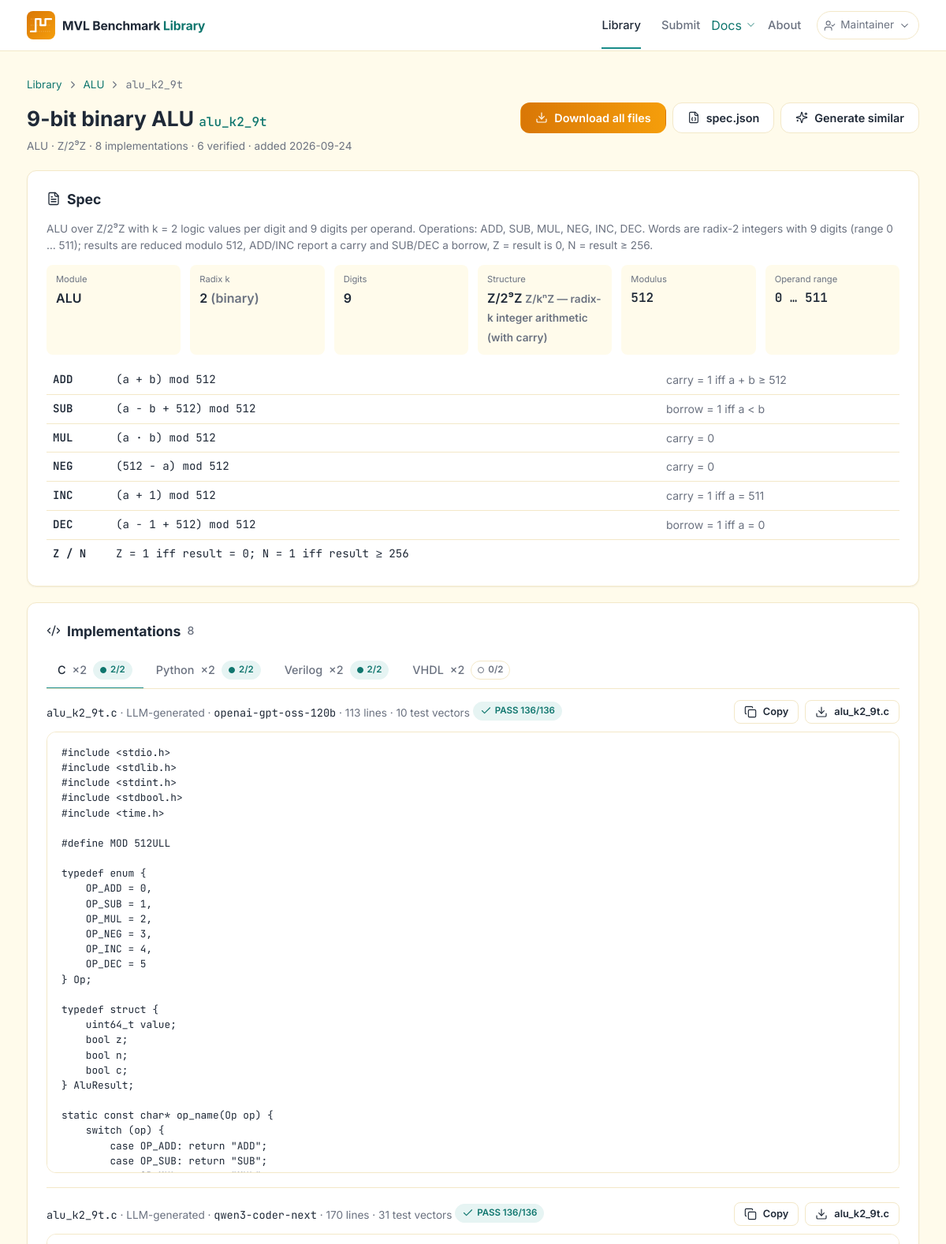
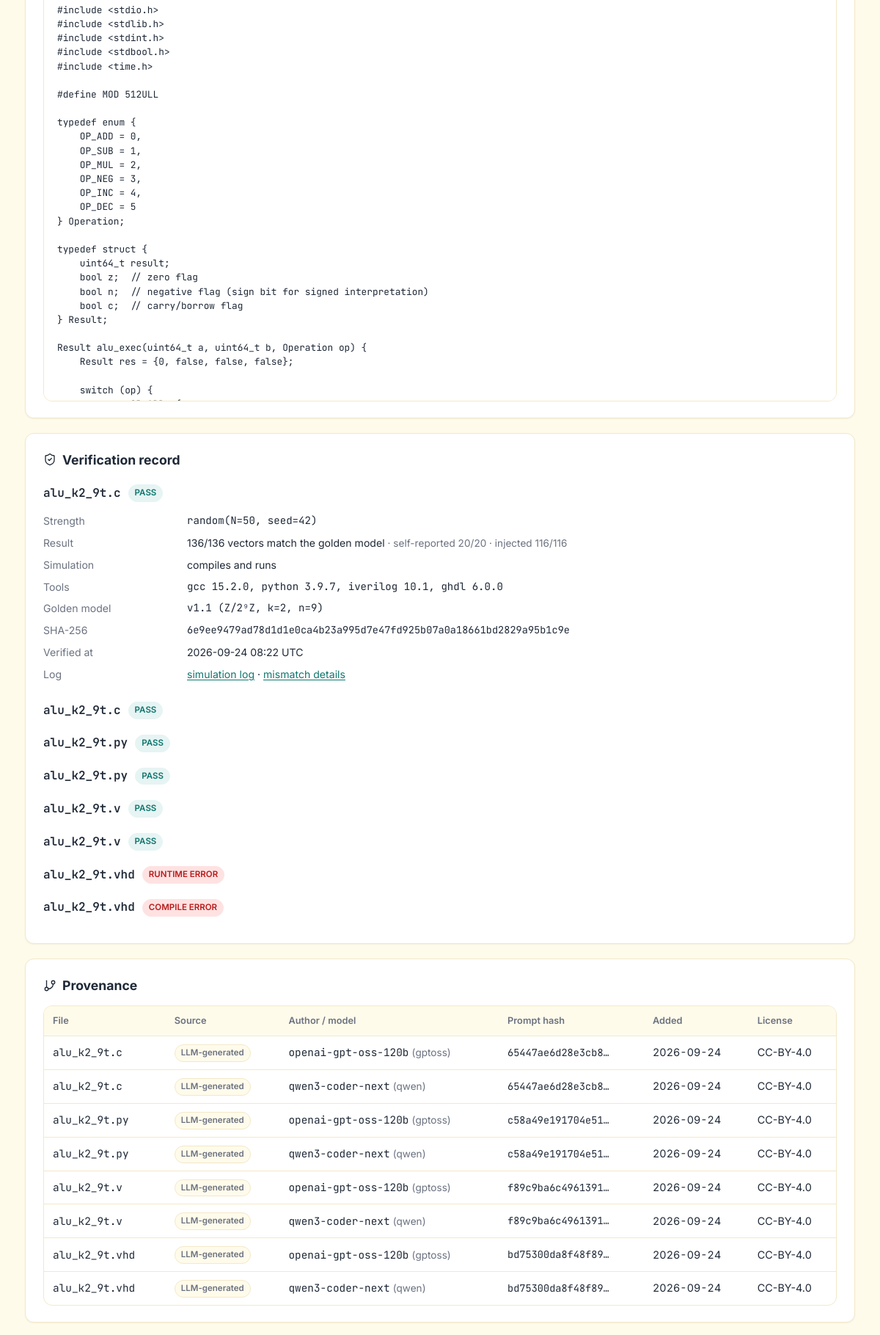
The page /benchmark/alu_k2_9t (signed in, upper part) on the database its author committed (2 pictures, top to bottom).
### src/library/models.py (models this page shows, shortened)
class Benchmark(Base):
    __tablename__ = 'benchmarks'
    id = Column(Integer, primary_key=True)
    slug = Column(String(64), unique=True, nullable=False, index=True)   # alu_k3_8t
    module_type = Column(String(32), nullable=False, index=True)
    k_value = Column(Integer, nullable=False, index=True)
    bitwidth = Column(Integer, nullable=False, index=True)
    logic_type = Column(String(64), nullable=False)                       # "GF(3)", "GF(2^2)", "mod 6"
    logic_family = Column(String(16), nullable=False, index=True)         # gf-prime / gf-ext / ring
    mod_value = Column(BigInteger, nullable=False)
    operations = Column(JSON, nullable=False, default=list)
    params = Column(JSON, nullable=False, default=dict)
    title = Column(String(160), nullable=False)
    description = Column(Text, nullable=False, default='')
    status = Column(String(16), nullable=False, default='published', index=True)
    created_at = Column(DateTime, nullable=False, default=datetime.utcnow, index=True)
    updated_at = Column(DateTime, nullable=False, default=datetime.utcnow, onupdate=datetime.utcnow)
    download_count = Column(Integer, nullable=False, default=0)
    implementations = relationship('Implementation', back_populates='benchmark',
                                   cascade='all, delete-orphan',
                                   order_by='Implementation.language')
    review_events = relationship('ReviewEvent', back_populates='benchmark',
                                 cascade='all, delete-orphan', order_by='ReviewEvent.created_at')
    __table_args__ = (UniqueConstraint('slug', name='uq_benchmark_slug'),)
    @property
    def module_label(self):
        return MODULE_TYPES.get(self.module_type, self.module_type)
    @property
    def published_implementations(self):
        return [i for i in self.implementations if i.status == 'published']

class Implementation(Base):
    __tablename__ = 'implementations'
    id = Column(Integer, primary_key=True)
    benchmark_id = Column(Integer, ForeignKey('benchmarks.id', ondelete='CASCADE'),
                          nullable=False, index=True)
    language = Column(String(16), nullable=False, index=True)
    filename = Column(String(128), nullable=False)
    code = Column(Text, nullable=False)
    sha256 = Column(String(64), nullable=False, index=True)
    source = Column(String(24), nullable=False, default='llm-generated', index=True)
    provider = Column(String(32))
    model_requested = Column(String(96))
    model_responded = Column(String(96))
    prompt_hash = Column(String(64))          # sha256 of the generation prompt (LLM sources)
    generated_at = Column(DateTime)
    loc = Column(Integer, nullable=False, default=0)
    test_vectors = Column(Integer, nullable=False, default=0)
    sim_status = Column(String(16), nullable=False, default='unverified')      # pass / fail / unverified
    sim_passed = Column(Integer, nullable=False, default=0)
    sim_total = Column(Integer, nullable=False, default=0)
    golden_status = Column(String(16), nullable=False, default='unverified')   # PASS / LOGIC_ERROR / ... / unverified
    golden_passed = Column(Integer, nullable=False, default=0)
    golden_compared = Column(Integer, nullable=False, default=0)
    verification_strength = Column(String(48))   # "random(N=50, seed=42)" / "exhaustive" / "bounded-formal"
    verification_meta = Column(JSON)             # {tools: {gcc: "15.2.0"...}, golden_model: "1.0", strategies: {...}}
    verification_report = Column(JSON)           # ValidationReport.summary() (strategy A) + strategy B summary
    verification_log = Column(Text)              # raw simulator output (truncated)
    verified_at = Column(DateTime)
    submitter_name = Column(String(120))
    submitter_email = Column(String(160))
    submitter_affiliation = Column(String(200))
    notes = Column(Text, default='')
    license = Column(String(24), nullable=False, default=LICENSE_ID)
    version = Column(Integer, nullable=False, default=1)
    status = Column(String(16), nullable=False, default='published', index=True)
    created_at = Column(DateTime, nullable=False, default=datetime.utcnow)
    download_count = Column(Integer, nullable=False, default=0)
    benchmark = relationship('Benchmark', back_populates='implementations')
    @property
    def source_label(self):
        return SOURCES.get(self.source, self.source)

### web/blueprints/library.py (the view)
@bp.route('/benchmark/<slug>')
def detail(slug):
    with session_scope() as s:
        b = service.get_benchmark(s, slug)
        if b is None or b.status != 'published':
            abort(404)
        impls = b.published_implementations
        events = list(b.review_events)
        return render_template('library/detail.html', b=b, impls=impls,
                               verified_n=sum(1 for i in impls if i.golden_status == 'PASS'),
                               ops=service.op_definitions(b), events=events,
                               bibtex=service.bibtex(b), **_LABELS)

### src/library/db.py (called while the page is built, shortened)
def get_engine():
    global _engine, _Session
    return _engine

@contextmanager
def session_scope():
    get_engine()
    session = _Session()
    try:
        yield session
        session.commit()
    except Exception:
        session.rollback()
        raise
    finally:
        session.close()

### src/library/service.py (called while the page is built)
def citation_bibtex() -> str:
    try:
        text = CITATION_FILE.read_text(encoding='utf-8')
    except OSError:
        return '% config/citation.bib is missing'
    lines = [l for l in text.splitlines() if not l.lstrip().startswith('%')]
    return '\n'.join(lines).strip() + '\n'

def get_benchmark(session, slug: str) -> Optional[Benchmark]:
    return session.execute(select(Benchmark).where(Benchmark.slug == slug)).scalar_one_or_none()

def bibtex(benchmark: Optional[Benchmark] = None) -> str:
    text = citation_bibtex()
    if benchmark is None:
        return text + '\n' + dataset_bibtex()
    note = f"  note      = {{Benchmark {benchmark.slug}, https://llm-mvl.com/benchmark/{benchmark.slug}}}"
    body = text.rstrip().rstrip('}').rstrip()
    return body + ',\n' + note + '\n}\n'

### web/app.py (called while the page is built, shortened)
def _site_status():
    import time
    from library import service
    from library.db import session_scope
    now = time.time()
    return _status_cache['value']

@app.context_processor
def _inject_globals():
    from library import service
    from library.models import GOLDEN_MODEL_VERSION
    css = Path(__file__).parent / 'static' / 'css' / 'library.css'
    return {'is_authed': is_authed(),
            'site_status': _site_status(),
            'format_version': service.FORMAT_VERSION,
            'golden_version': GOLDEN_MODEL_VERSION,
            'asset_version': int(css.stat().st_mtime) if css.exists() else 0}   # cache-busting

### web/blueprints/auth.py (called while the page is built)
def is_authed() -> bool:
    return bool(session.get('authed'))

### web/templates/library/detail.html (shortened to what this page needs)
{% extends "base.html" %}
{% set nav = 'library' %}
{% block content %}
<div class="crumbs">
    <a href="{{ url_for('library.browse') }}">Library</a> <i data-lucide="chevron-right" class="icon-sm icon"></i>
    <a href="{{ url_for('library.browse', module_type=b.module_type) }}">{{ b.module_label }}</a> <i data-lucide="chevron-right" class="icon-sm icon"></i>
    <span class="mono">{{ b.slug }}</span>
</div>
<div class="detail-head">
    <div>
        <h1>{{ b.title }} <span class="slug" style="font-size:1rem">{{ b.slug }}</span></h1>
        <div class="muted small">{{ b.module_label }} · {{ b.logic_type }} · {{ impls|length }} implementation{{ '' if impls|length == 1 else 's' }} · {{ verified_n }} verified · added {{ b.created_at.strftime('%Y-%m-%d') }}</div>
    </div>
    <div class="detail-actions">
        <a href="{{ url_for('library.download_benchmark', slug=b.slug) }}" class="btn btn-primary"><i data-lucide="download" class="icon"></i> Download all files</a>
        <a href="{{ url_for('library.spec_json', slug=b.slug) }}" class="btn btn-outline"><i data-lucide="file-json" class="icon"></i> spec.json</a>
        <a href="{{ url_for('generate_page') }}?module_type={{ b.module_type }}&k={{ b.k_value }}&bits={{ b.bitwidth }}" class="btn btn-outline"><i data-lucide="sparkles" class="icon"></i> Generate similar</a>
    </div>
</div>
<div class="stack">
<section class="card" id="spec">
    <div class="section-title"><i data-lucide="file-text" class="icon"></i> Spec</div>
    <p class="muted small">{{ b.description }}</p>
    <div class="spec-grid">
        <div class="spec-item"><div class="k">Module</div><div class="v">{{ b.module_label }}</div></div>
        <div class="spec-item"><div class="k">Radix k</div><div class="v">{{ b.k_value }} <span class="muted">({{ radix_names.get(b.k_value, '') }})</span></div></div>
        <div class="spec-item"><div class="k">Digits</div><div class="v">{{ b.bitwidth }}</div></div>
        <div class="spec-item"><div class="k">Structure</div><div class="v">{{ b.logic_type }} <span class="muted small">{{ family_labels.get(b.logic_family, '') }}</span></div></div>
        <div class="spec-item"><div class="k">Modulus</div><div class="v mono">{{ '{:,}'.format(b.mod_value) }}</div></div>
        <div class="spec-item"><div class="k">Operand range</div><div class="v mono">0 … {{ '{:,}'.format(b.mod_value - 1) }}</div></div>
    </div>
    <table class="defs">
        <tbody>
        {% for d in ops %}
            <tr><td>{{ d.op }}</td><td class="mono">{{ d.formula }}</td><td>{{ d.flag }}</td></tr>
        {% endfor %}
        </tbody>
    </table>
</section>
<section class="card" id="implementations">
    <div class="section-title"><i data-lucide="code-2" class="icon"></i> Implementations <span class="count">{{ impls|length }}</span></div>
    {% if impls %}
    {% set langs = [] %}
    {% for i in impls %}{% if i.language not in langs %}{% set _ = langs.append(i.language) %}{% endif %}{% endfor %}
    <div class="tabs" role="tablist">
        {% for lang in langs %}
        {% set of_lang = impls|selectattr('language', 'equalto', lang)|list %}
        <button role="tab" data-tab="{{ lang }}" class="{{ 'active' if loop.first }}">
            {{ language_labels[lang] }}{% if of_lang|length > 1 %} <span class="muted">×{{ of_lang|length }}</span>{% endif %}
            {% set ok = of_lang|selectattr('golden_status', 'equalto', 'PASS')|list|length %}
            <span class="badge {{ 'verified' if ok else ('pending' if of_lang[0].golden_status == 'unverified' else 'unverified') }}"><span class="dot"></span>{{ ok }}/{{ of_lang|length }}</span>
        </button>
        {% endfor %}
    </div>
    {% for lang in langs %}
    <div class="tab-panel {{ 'active' if loop.first }}" data-panel="{{ lang }}" role="tabpanel">
        {% for i in impls if i.language == lang %}
        <div class="impl-head">
            <div>
                <span class="mono">{{ i.filename }}</span> · {{ i.source_label }}{% if i.model_responded %} · <span class="mono">{{ i.model_responded }}</span>{% endif %}
                · {{ i.loc }} lines · {{ i.test_vectors }} test vectors
                {% if i.golden_status == 'PASS' %}<span class="tag ok"><i data-lucide="check" class="icon-sm icon"></i> PASS {{ i.golden_passed }}/{{ i.golden_compared }}</span>
                {% elif i.golden_status == 'unverified' %}<span class="tag">unverified</span>
                {% else %}<span class="tag err"><i data-lucide="x" class="icon-sm icon"></i> {{ i.golden_status.replace('_', ' ') }}</span>{% endif %}
            </div>
            <div class="detail-actions">
                <button class="btn btn-outline btn-sm" onclick="copyCode(this, 'code-{{ i.id }}')"><i data-lucide="copy" class="icon"></i> Copy</button>
                <a href="{{ url_for('library.download_impl', slug=b.slug, impl_id=i.id) }}" class="btn btn-outline btn-sm"><i data-lucide="download" class="icon"></i> {{ i.filename }}</a>
            </div>
        </div>
        <pre class="code"><code id="code-{{ i.id }}" class="language-{{ {'c': 'c', 'python': 'python', 'verilog': 'verilog', 'vhdl': 'vhdl'}[i.language] }}">{{ i.code }}</code></pre>
        {% if not loop.last %}<hr style="border:0;border-top:1px solid var(--border);margin:18px 0">{% endif %}
        {% endfor %}
    </div>
    {% endfor %}
    {% else %}
    <div class="empty">No implementations published for this specification yet.</div>
    {% endif %}
</section>
<section class="card" id="verification">
    <div class="section-title"><i data-lucide="shield-check" class="icon"></i> Verification record</div>
    {% for i in impls %}
    {% set meta = i.verification_meta or {} %}
    <details {{ 'open' if loop.first }} style="margin-bottom:8px">
        <summary style="cursor:pointer;font-weight:600;display:flex;gap:10px;align-items:center;padding:6px 0">
            <span class="mono">{{ i.filename }}</span>
            {% if i.golden_status == 'PASS' %}<span class="tag ok">PASS</span>{% elif i.golden_status == 'unverified' %}<span class="tag">unverified</span>{% else %}<span class="tag err">{{ i.golden_status.replace('_',' ') }}</span>{% endif %}
        </summary>
        <dl class="record" style="padding:8px 0 12px">
            <dt>Strength</dt><dd class="mono">{{ i.verification_strength or 'self-reported' }}</dd>
            <dt>Result</dt><dd>{{ i.golden_passed }}/{{ i.golden_compared }} vectors match the golden model
                {% if meta.strategy_a %}<span class="muted small">· self-reported {{ meta.strategy_a.passed }}/{{ meta.strategy_a.compared }}{% if meta.strategy_b and meta.strategy_b.compared %} · injected {{ meta.strategy_b.passed }}/{{ meta.strategy_b.compared }}{% endif %}</span>{% endif %}</dd>
            <dt>Simulation</dt><dd>{{ 'compiles and runs' if i.sim_status == 'pass' else i.sim_status }}</dd>
            <dt>Tools</dt><dd class="mono">{% for t, v in (meta.tools or {}).items() %}{{ t }} {{ v }}{{ ', ' if not loop.last }}{% else %}—{% endfor %}</dd>
            <dt>Golden model</dt><dd class="mono">v{{ meta.golden_model or '1.0' }} ({{ b.logic_type }}, k={{ b.k_value }}, n={{ b.bitwidth }})</dd>
            <dt>SHA-256</dt><dd class="mono small">{{ i.sha256 }}</dd>
            <dt>Verified at</dt><dd>{{ i.verified_at.strftime('%Y-%m-%d %H:%M UTC') if i.verified_at else '—' }}</dd>
            <dt>Log</dt><dd><a href="{{ url_for('library.view_log', slug=b.slug, impl_id=i.id) }}" target="_blank" rel="noopener">simulation log</a> · <a href="{{ url_for('library.view_code', slug=b.slug, impl_id=i.id) }}">mismatch details</a></dd>
        </dl>
    </details>
    {% else %}
    <p class="muted small">No implementations to verify.</p>
    {% endfor %}
</section>
<section class="card" id="provenance">
    <div class="section-title"><i data-lucide="git-branch" class="icon"></i> Provenance</div>
    <div class="table-wrap">
    <table class="bench">
        <thead><tr><th>File</th><th>Source</th><th>Author / model</th><th>Prompt hash</th><th>Added</th><th>License</th></tr></thead>
        <tbody>
        {% for i in impls %}
        <tr>
            <td class="mono">{{ i.filename }}</td>
            <td><span class="tag">{{ i.source_label }}</span></td>
            <td>{% if i.source == 'llm-generated' %}<span class="mono">{{ i.model_responded or i.model_requested or '—' }}</span>{% if i.provider %} <span class="muted small">({{ i.provider }})</span>{% endif %}
                {% else %}{{ i.submitter_name or '—' }}{% if i.submitter_affiliation %} <span class="muted small">· {{ i.submitter_affiliation }}</span>{% endif %}{% endif %}</td>
            <td class="mono small">{{ (i.prompt_hash[:16] ~ '…') if i.prompt_hash else '—' }}</td>
            <td class="num">{{ i.created_at.strftime('%Y-%m-%d') }}</td>
            <td>{{ i.license }}</td>
        </tr>
        {% endfor %}
        </tbody>
    </table>
    </div>
</section>
</div>
{% endblock %}

### rows shown on the page
Benchmark: module_label "ALU", slug "alu_k2_9t", title "9-bit binary ALU", logic_type "Z/2⁹Z", created_at "2026-09-24", description "ALU over Z/2⁹Z with k = 2 logic values per digit and 9 digits per operand. Operations: ADD, SUB, MUL, NEG, INC, DEC. Words are radix-2 integers with 9 digits (range 0 … 511); results are reduced modulo 512, ADD/INC report a carry and SUB/DEC a borrow, Z = result is 0, N = result ≥ 256.", k_value "2", get "binary", bitwidth "9", get "Z/kⁿZ — radix-k integer arithmetic (with carry)", mod_value "512", b.mod_value-1 "511"
Implementation: language "Python", of_lang "2", ok "2", filename "alu_k2_9t.py", golden_status "PASS", source_label "LLM-generated", model_responded "openai-gpt-oss-120b", provider "gptoss", prompt_hash "c58a49e191704e51…", created_at "2026-09-24", license "CC-BY-4.0"
Implementation: language "Verilog", of_lang "2", ok "2", filename "alu_k2_9t.v", golden_status "PASS", source_label "LLM-generated", model_responded "openai-gpt-oss-120b", provider "gptoss", prompt_hash "f89c9ba6c4961391…", created_at "2026-09-24", license "CC-BY-4.0"
Implementation: language "VHDL", of_lang "2", download_count "0", filename "alu_k2_9t.vhd", golden_status.replace "RUNTIME ERROR", source_label "LLM-generated", model_responded "openai-gpt-oss-120b", provider "gptoss", prompt_hash "bd75300da8f48f89…", created_at "2026-09-24", license "CC-BY-4.0"
Implementation: language "c" (drawn), filename "alu_k2_9t.c", source_label "LLM-generated", model_responded "openai-gpt-oss-120b", loc "113", test_vectors "10", golden_passed "136", golden_compared "136", code "#include <stdio.h> #include <stdlib.h> #include <stdint.h> #include <stdbool.h> #include <time.h> #define MOD 512ULL typedef enum { OP_ADD = 0, OP_SUB = 1, OP_MUL = 2, OP_NEG = 3, OP_INC = 4, OP_DEC = 5 } Op; typedef struct { uint64_t value; bool z; bool n; bool c; } AluResult; static const char* op_name(Op op) { switch (op) { case OP_ADD: return \"ADD\"; case OP_SUB: return \"SUB\";…", golden_status "PASS", verification_strength "random(N=50, seed=42)", strategy_a.passed "20", strategy_a.compared "20", strategy_b.passed "116", strategy_b.compared "116", sim_status "compiles and runs", items "gcc" "python" "iverilog" "ghdl", items "15.2.0" "3.9.7" "10.1" "6.0.0", last "," "," ",", golden_model "1.1", sha256 "6e9ee9479ad78d1d1e0ca4b23a995d7e47fd925b07a0a18661bd2829a95b1c9e", verified_at "2026-09-24 08:22 UTC", provider "gptoss", prompt_hash "65447ae6d28e3cb8…", created_at "2026-09-24", license "CC-BY-4.0"
Implementation: filename "alu_k2_9t.c", source_label "LLM-generated", model_responded "qwen3-coder-next", loc "170", test_vectors "31", golden_passed "136", golden_compared "136", code "#include <stdio.h> #include <stdlib.h> #include <stdint.h> #include <stdbool.h> #include <time.h> #define MOD 512ULL typedef enum { OP_ADD = 0, OP_SUB = 1, OP_MUL = 2, OP_NEG = 3, OP_INC = 4, OP_DEC = 5 } Operation; typedef struct { uint64_t result; bool z; // zero flag bool n; // negative flag (sign bit for signed interpretation) bool c; // carry/borrow flag } Result; Result alu_exec(uint64_t a, uint64_t b, Operation op) { Result res = {0, false, false, false}; switch (op) {…", golden_status "PASS", provider "qwen", prompt_hash "65447ae6d28e3cb8…", created_at "2026-09-24", license "CC-BY-4.0"
Implementation: filename "alu_k2_9t.py", golden_status "PASS", source_label "LLM-generated", model_responded "qwen3-coder-next", provider "qwen", prompt_hash "c58a49e191704e51…", created_at "2026-09-24", license "CC-BY-4.0"
Implementation: filename "alu_k2_9t.v", golden_status "PASS", source_label "LLM-generated", model_responded "qwen3-coder-next", provider "qwen", prompt_hash "f89c9ba6c4961391…", created_at "2026-09-24", license "CC-BY-4.0"
Implementation: filename "alu_k2_9t.vhd", golden_status.replace "COMPILE ERROR", source_label "LLM-generated", model_responded "qwen3-coder-next", provider "qwen", prompt_hash "bd75300da8f48f89…", created_at "2026-09-24", license "CC-BY-4.0"

### other values the page prints
{{ 'Maintainer' if is_authed else 'Sign in' }} "Maintainer"
{{ impls|length }} "8"
{{ '' if impls|length == 1 else 's' }} "s"
{{ verified_n }} "6"
{{ d.op }} "ADD" "SUB" "MUL" "NEG" "INC" "DEC" "Z / N"
{{ d.formula }} "(a + b) mod 512" "(a − b + 512) mod 512" "(a · b) mod 512" "(512 − a) mod 512" "(a + 1) mod 512" "(a − 1 + 512) mod 512" "Z = 1 iff result = 0; N = 1 iff result ≥ 256"
{{ d.flag }} "carry = 1 iff a + b ≥ 512" "borrow = 1 iff a < b" "carry = 0" "carry = 0" "carry = 1 iff a = 511" "borrow = 1 iff a = 0"
{{ language_labels[lang] }} "C"
{{ of_lang|length }} "2"
{{ ok }} "2"
